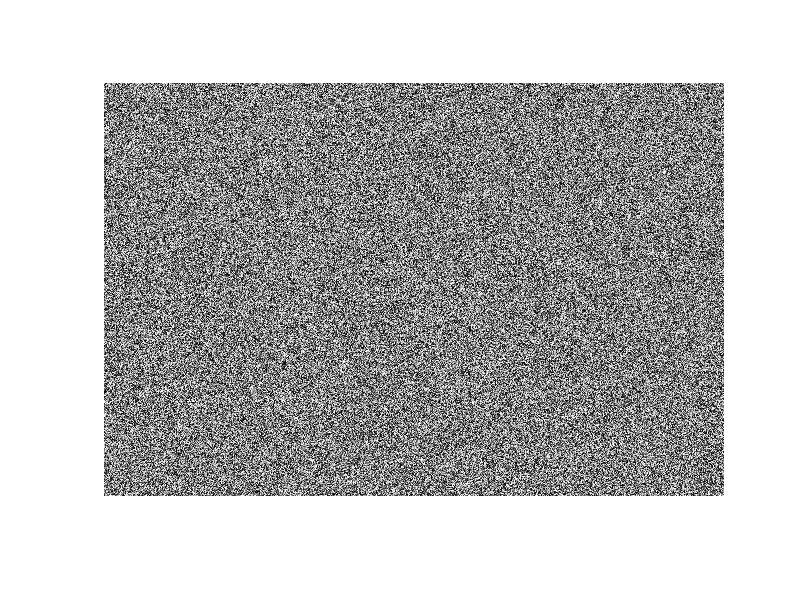

The MATLAB script that drew this image: (Note: this script raises an error after producing the figure.)
function [img] = noise_image_generator(row, col)
    
    if nargin < 2
        col = 640;
    end

    if nargin < 1
        row = 427;
    end

    img = randi([0, 255], row, col);
    img = uint8(img);
    imshow(img);
    imwrite(img, 'data/noise.jpg');    
end
